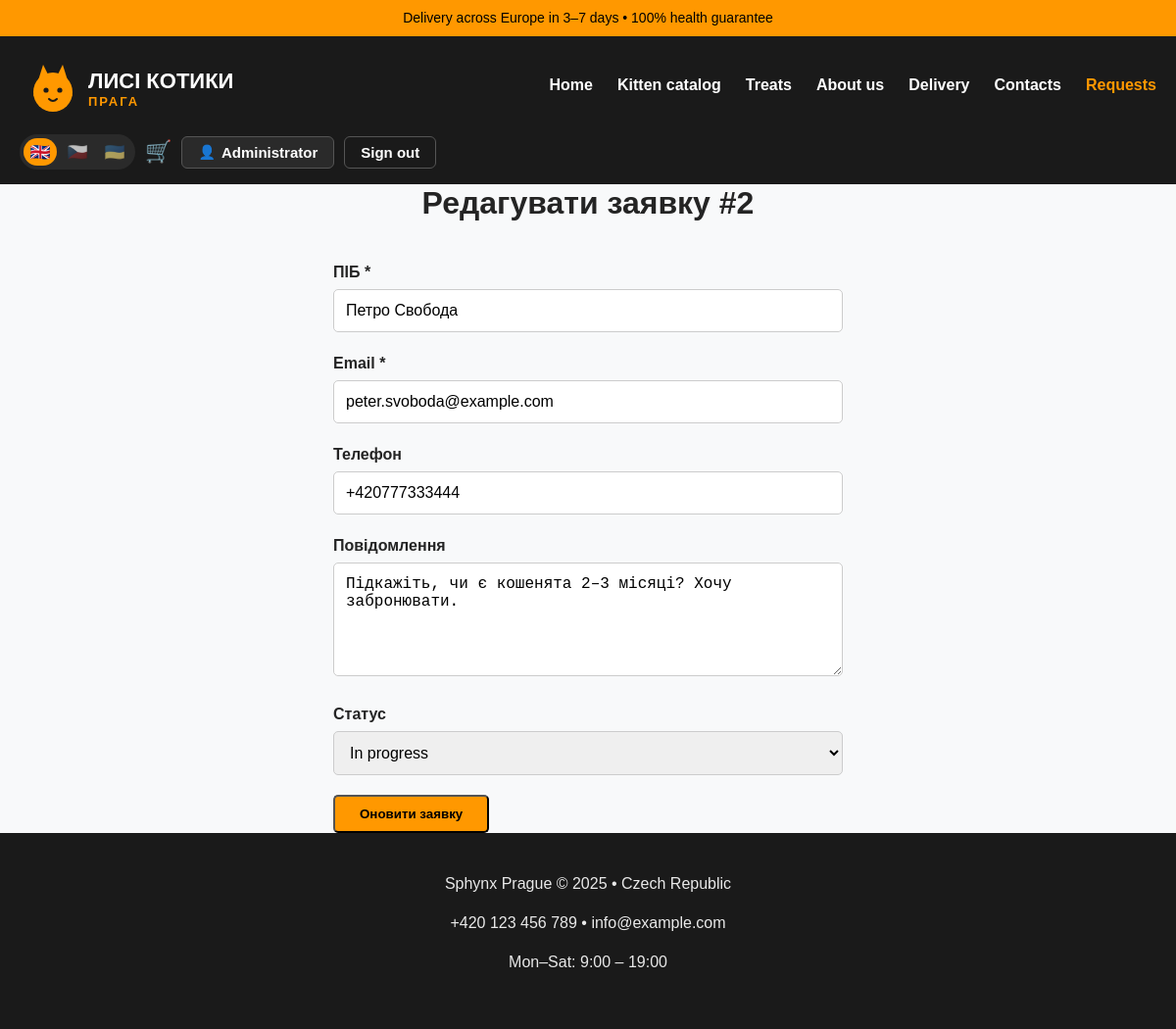
/edit_request.php?id=2 (signed in), run on the app's committed database.
### tables this page shows
CREATE TABLE IF NOT EXISTS users (
    id INT UNSIGNED AUTO_INCREMENT PRIMARY KEY,
    email VARCHAR(190) NOT NULL UNIQUE,
    password_hash VARCHAR(255) NULL,
    name VARCHAR(100) NOT NULL,
    oauth_provider VARCHAR(20) NULL,
    oauth_id VARCHAR(100) NULL,
    role VARCHAR(20) NOT NULL DEFAULT 'user',
    created_at DATETIME NOT NULL DEFAULT CURRENT_TIMESTAMP
);

CREATE TABLE IF NOT EXISTS requests (
    id INT UNSIGNED AUTO_INCREMENT PRIMARY KEY,
    name VARCHAR(100) NOT NULL,
    email VARCHAR(150) NOT NULL,
    phone VARCHAR(20) NULL,
    age VARCHAR(20) NULL,
    color VARCHAR(50) NULL,
    message TEXT NOT NULL,
    consent TINYINT(1) NOT NULL DEFAULT 0,
    status VARCHAR(20) NOT NULL DEFAULT 'new',
    created_at DATETIME NOT NULL DEFAULT CURRENT_TIMESTAMP
);

### config/i18n.php (called while the page is built, shortened)
<?php
function current_locale(): string
{
    return $GLOBALS['__i18n_locale'] ?? DEFAULT_LOCALE;
}
function t(string $key, array $params = []): string
{
    $dict = $GLOBALS['__i18n_dict'] ?? [];
    $fallback = $GLOBALS['__i18n_fallback'] ?? [];
    $value = $dict[$key] ?? $fallback[$key] ?? $key;
    return $value;
}
function te(string $key, array $params = []): string
{
    return htmlspecialchars(t($key, $params), ENT_QUOTES, 'UTF-8');
}
function lang_switch_url(string $locale): string
{
    $params = $_GET;
    $params['lang'] = $locale;
    $path = strtok($_SERVER['REQUEST_URI'] ?? '/', '?');
    return $path . '?' . http_build_query($params);
}
function locale_label(string $locale): string
{
    return match ($locale) {
        'en' => 'EN',
        'cs' => 'CS',
        'uk' => 'UK',
        default => strtoupper($locale),
    };
}
function locale_flag(string $locale): string
{
    return match ($locale) {
        'en' => '🇬🇧',
        'cs' => '🇨🇿',
        'uk' => '🇺🇦',
        default => '🏳️',
    };
}

### config/auth.php (called while the page is built, shortened)
<?php
function current_user(): ?UserRecord
{
    if ($GLOBALS['__current_user'] !== false) {
        return $GLOBALS['__current_user'];
    }
    $user = null;
    $userId = $_SESSION['user_id'] ?? null;
    if ($userId !== null && isset($GLOBALS['pdo'])) {
        $repo = new UserRepository($GLOBALS['pdo']);
        $user = $repo->find((int) $userId);
    }
    return $user;
}
function is_admin(): bool
{
    $user = current_user();
    return $user !== null && $user->role === 'admin';
}
function require_admin(): void
{
    if (!is_admin()) {
        header('Location: login.php?next=' . urlencode($_SERVER['REQUEST_URI'] ?? 'admin_requests.php'));
        exit;
    }
}

### src/UserRepository.php (called while the page is built, shortened)
<?php
final class UserRepository
{
    public function find(int $id): ?UserRecord
    {
        $stmt = $this->pdo->prepare('SELECT * FROM users WHERE id = ?');
        $stmt->execute([$id]);
        $row = $stmt->fetch(PDO::FETCH_ASSOC);
        return $row !== false ? UserRecord::fromRow($row) : null;
    }
}

### src/RequestRepository.php (called while the page is built, shortened)
<?php
final class RequestRepository
{
    public function find(int $id): ?RequestRecord
    {
        $stmt = $this->pdo->prepare('SELECT * FROM requests WHERE id = ?');
        $stmt->execute([$id]);
        $row = $stmt->fetch(PDO::FETCH_ASSOC);
        return $row !== false ? RequestRecord::fromRow($row) : null;
    }
}

### src/RequestRecord.php (called while the page is built, shortened)
<?php
final class RequestRecord
{
    public static function fromRow(array $row): self
    {
        return new self(
            id: (int) $row['id'],
            name: (string) $row['name'],
            email: (string) $row['email'],
            phone: $row['phone'] !== null ? (string) $row['phone'] : null,
            age: $row['age'] !== null ? (string) $row['age'] : null,
            color: $row['color'] !== null ? (string) $row['color'] : null,
            message: (string) $row['message'],
            consent: (bool) $row['consent'],
            status: (string) ($row['status'] ?? RequestStatus::NEW),
            createdAt: (string) $row['created_at'],
        );
    }
}

### src/RequestStatus.php (called while the page is built, shortened)
<?php
final class RequestStatus
{
    public static function all(): array
    {
        return [self::NEW, self::IN_PROGRESS, self::CLOSED];
    }
}

### config/labels.php (called while the page is built, shortened)
<?php
function request_status_label(string $status): string
{
    return t('status.' . $status);
}

### edit_request.php (the view, shortened to what this page needs)
<?php
require_once __DIR__ . '/config/bootstrap.php';
require_admin();
$repo = new RequestRepository($pdo);
$id = isset($_GET['id']) ? (int) $_GET['id'] : null;
$request = $repo->find($id);
include 'includes/header.php';
?>
<h2 class="section-title">Редагувати заявку #<?= $id ?></h2>
<form method="POST">
    <label>ПІБ <span>*</span></label>
    <input type="text" name="name" value="<?= htmlspecialchars($request->name) ?>" required>
    <label>Email <span>*</span></label>
    <input type="email" name="email" value="<?= htmlspecialchars($request->email) ?>" required>
    <label>Телефон</label>
    <input type="tel" name="phone" value="<?= htmlspecialchars($request->phone ?? '') ?>">
    <label>Повідомлення</label>
    <textarea name="message" rows="5" required><?= htmlspecialchars($request->message) ?></textarea>
    <label>Статус</label>
    <select name="status">
        <?php foreach (RequestStatus::all() as $status): ?>
            <option value="<?= htmlspecialchars($status) ?>" <?= $status === $request->status ? 'selected' : '' ?>>
                <?= htmlspecialchars(request_status_label($status)) ?>
            </option>
        <?php endforeach; ?>
    </select>
    <button type="submit" class="button">Оновити заявку</button>
</form>
<?php include 'includes/footer.php'; ?>

### includes/header.php (shortened to what this page needs)
<?php
$__user = current_user();
$__cartCount = 0;
if ($__user !== null && isset($GLOBALS['pdo'])) {
    $__cartCount = (new CartRepository($GLOBALS['pdo']))->count($__user->id);
}
$__cssv = @filemtime(__DIR__ . '/../assets/css/style.css') ?: time();
?>
<!DOCTYPE html>
<html lang="<?= htmlspecialchars(current_locale()) ?>">
<head>
    <link rel="stylesheet" href="assets/css/style.css?v=<?= $__cssv ?>">
</head>
<body>
<div class="top-bar"><?= te('common.topbar') ?></div>
<header class="header">
    <div class="container">
        <a href="index.php" class="logo-link">
            <img src="assets/images/logo.svg" alt="<?= te('common.brand') ?>" class="logo">
        </a>
        <nav class="nav">
            <a href="index.php"><?= te('nav.home') ?></a>
            <a href="index.php#catalog"><?= te('nav.catalog') ?></a>
            <a href="treats.php"><?= te('nav.treats') ?></a>
            <a href="about.php"><?= te('nav.about') ?></a>
            <a href="delivery.php"><?= te('nav.delivery') ?></a>
            <a href="contacts.php"><?= te('nav.contacts') ?></a>
            <?php if (is_admin()): ?>
                <a href="admin_requests.php" class="nav-admin"><?= te('nav.requests') ?></a>
            <?php endif; ?>
        </nav>
        <div class="header-actions">
            <div class="lang-switch" role="group" aria-label="<?= te('lang.label') ?>">
                <?php foreach (SUPPORTED_LOCALES as $__loc): ?>
                    <a href="<?= htmlspecialchars(lang_switch_url($__loc)) ?>"
                       class="lang-link <?= $__loc === current_locale() ? 'active' : '' ?>"
                       title="<?= htmlspecialchars(locale_label($__loc)) ?>"
                       aria-label="<?= htmlspecialchars(locale_label($__loc)) ?>"><?= locale_flag($__loc) ?></a>
                <?php endforeach; ?>
            </div>
            <?php if ($__user !== null): ?>
                <a href="cart.php" class="cart-link" title="<?= te('nav.cart') ?>">🛒<?php if ($__cartCount > 0): ?><span class="cart-badge"><?= $__cartCount ?></span><?php endif; ?></a>
                <a href="account.php" class="btn-account"><span class="btn-account__icon">👤</span><?= htmlspecialchars($__user->name) ?></a>
                <a href="logout.php" class="btn-ghost"><?= te('nav.logout') ?></a>
            <?php else: ?>
                <a href="login.php" class="btn-ghost"><?= te('nav.login') ?></a>
                <a href="register.php" class="btn-solid"><?= te('nav.register') ?></a>
            <?php endif; ?>
        </div>
    </div>
</header>
<main class="container">

### assets/css/style.css (style rules this page uses)
* { box-sizing: border-box; }
body { margin: 0; font-family: Arial, sans-serif; line-height: 1.5; color: #242424; background: #f8f9fa; }
h1, h2, h3 { margin: 0 0 16px; line-height: 1.2; font-weight: bold; }
.container { max-width: 1200px; margin: 0 auto; padding: 0 20px; }
.section-title { text-align: center; margin-bottom: 40px; font-size: 32px; }
.top-bar { background: #ff9800; color: #000; text-align: center; padding: 8px; font-size: 14px; }
.header { background: #1a1a1a; color: white; padding: 15px 0; }
.header .container { display: flex; align-items: center; justify-content: space-between; flex-wrap: wrap; gap: 20px; }
.logo { height: 70px; }
.nav { display: flex; gap: 25px; }
.nav a { color: white; text-decoration: none; font-weight: bold; white-space: nowrap; }
.button { background: #ff9800; color: #000; padding: 10px 25px; text-decoration: none; font-weight: bold; border-radius: 5px; white-space: nowrap; display: inline-block; }
form { max-width: 520px; margin: 0 auto; }
label { display: block; font-weight: bold; margin-bottom: 5px; }
input, select, textarea { width: 100%; padding: 12px; border: 1px solid #ccc; border-radius: 5px; margin-bottom: 20px; font-size: 16px; }
.header .container { flex-direction: column; align-items: center; gap: 15px; text-align: center; }
.nav { flex-direction: column; gap: 8px; width: 100%; text-align: center; }
form { max-width: 100%; }
@media (min-width: 768px) { .header .container { flex-direction: row; justify-content: space-between; align-items: center; } }
@media (min-width: 768px) { .nav { flex-direction: row; gap: 25px; width: auto; } }
@media (min-width: 768px) { form { max-width: 520px; } }
.header-actions { display: flex; align-items: center; gap: 10px; flex-wrap: wrap; justify-content: center; }
.logo-link { display: inline-block; line-height: 0; }
.lang-switch { display: inline-flex; align-items: center; gap: 4px; background: #2a2a2a; border-radius: 999px; padding: 4px; }
.lang-link { display: inline-flex; align-items: center; justify-content: center; width: 34px; height: 28px; border-radius: 999px; font-size: 17px; line-height: 1; text-decoration: none; filter: grayscale(55%); opacity: 0.7; transition: filter .15s, opacity .15s, background .15s; }
.lang-link.active { background: #ff9800; filter: none; opacity: 1; }
.btn-ghost, .btn-solid, .btn-account { display: inline-flex; align-items: center; gap: 6px; padding: 8px 16px; border-radius: 6px; font-weight: bold; font-size: 15px; line-height: 1; text-decoration: none; white-space: nowrap; }
.btn-ghost { color: #fff; background: transparent; border: 1.5px solid #555; }
.btn-account { color: #fff; background: #2a2a2a; border: 1.5px solid #555; max-width: 170px; overflow: hidden; text-overflow: ellipsis; }
.btn-account__icon { font-size: 14px; }
.cart-link { position: relative; font-size: 22px; text-decoration: none; line-height: 1; }
.nav-admin { color: #ff9800 !important; }

### data on the page
users: name "Administrator"
requests: name "Петро Свобода", email "peter.svoboda@example.com", phone "+420777333444", message "Підкажіть, чи є кошенята 2–3 місяці? Хочу забронювати."

### other printed values
te('common.topbar') "Delivery across Europe in 3–7 days • 100% health guarantee"
te('nav.home') "Home"
te('nav.catalog') "Kitten catalog"
te('nav.treats') "Treats"
te('nav.about') "About us"
te('nav.delivery') "Delivery"
te('nav.contacts') "Contacts"
te('nav.requests') "Requests"
locale_flag($__loc) "🇬🇧"
locale_flag($__loc) "🇨🇿"
locale_flag($__loc) "🇺🇦"
te('nav.logout') "Sign out"
$id "2"
te('common.footer.company') "Sphynx Prague © 2025 • Czech Republic"
te('common.footer.contacts') "+420 123 456 789 • info@example.com"
